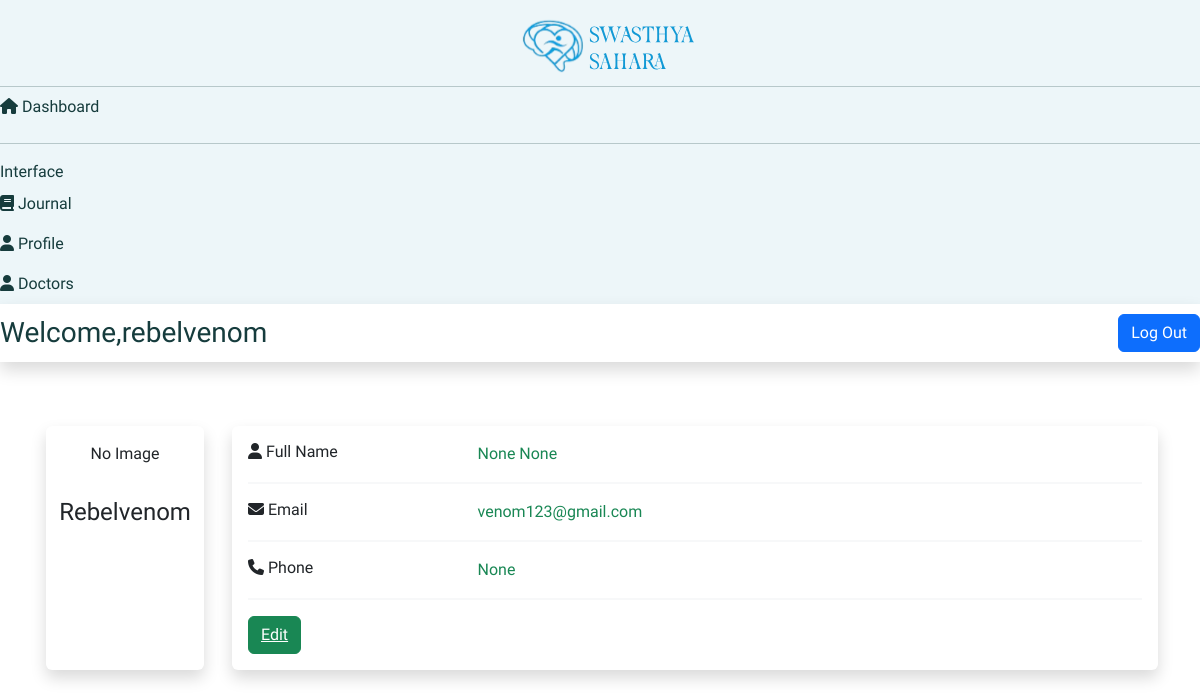
Page /accounts/profile/ (signed in) on the committed database.
### accounts/models.py (models this page shows, shortened)
class CustomUser(AbstractUser):
    first_name = models.CharField(max_length=255, blank=True, null=True)
    last_name = models.CharField(max_length=55, blank=True, null=True)
    phone = models.CharField(max_length=10, blank=True, null=True)
    image = models.ImageField(upload_to='avatars/', null=True, blank=True)

### accounts/views.py (the view, shortened to what this page needs)
# urls.py: path('profile/', ProfileView.as_view(), name='profile'),
class ProfileView(LoginRequiredMixin, TemplateView):
    template_name = "account/profile.html"
    context_object_name = 'user'

### templates/account/profile.html (shortened to what this page needs)
{% extends 'main/base_user.html' %}
{% load static %}
{% block content %}
<div class="container mt-5 mb-5">
    <div class="row">
        <div class="col-sm-2 col-md-2 d-flex p-3 gap-3">
            <div class="card shadow border-0">
                <div class="card-body">
                    <div class="d-flex flex-column align-items-center text-center">
                        {% if user.image %}
                        <img src="{{ user.image.url }}" alt="" class="rounded-circle" width="150">
                        {% else %}
                        <p>No Image</p>
                        {% endif %}
                        <div class="mt-3">
                            <h4 class="fs-4 text-dark">{{ user.username| title }}</h4>
                        </div>
                    </div>
                </div>
            </div>
        </div>
        <div class="col-sm-10 col-md-10">
            <div class="card mt-3 mb-3 shadow border-0">
                <div class="card-body">
                    <div class="row">
                        <div class="col-sm-3">
                            <h6 class="mb-0"><i class="fa-solid fa-user"></i> Full Name</h6>
                        </div>
                        <div class="col-sm-9 text-success">
                            {{ user.first_name }} {{ user.last_name }}
                        </div>
                    </div>
                    <hr class="border">
                    <div class="row">
                        <div class="col-sm-3">
                            <h6 class="mb-0"><i class="fa-solid fa-envelope"></i> Email</h6>
                        </div>
                        <div class="col-sm-9 text-success">
                            {{ user.email }}
                        </div>
                    </div>
                    <hr class="border">
                    <div class="row">
                        <div class="col-sm-3">
                            <h6 class="mb-0"><i class="fa-solid fa-phone"></i> Phone</h6>
                        </div>
                        <div class="col-sm-9 text-success">
                            {{ user.phone }}
                        </div>
                    </div>
                    <hr class="border">
                    <button class="btn btn-success"><a class="link text-white" href="{% url 'update_profile' user.id %}">Edit</a></button>
                </div>
            </div>
        </div>
    </div>
    {% endblock %}

### templates/includes/nav.html
<nav class="navbar navbar-expand navbar-light bg-white topbar mb-4 static-top shadow d-flex flex-row align-items-center justify-content-between">
    <span class="text-center fs-3" style="color: var(--primary);">Welcome,{{user.username}}</span>
    <a class="btn btn-primary" href="{% url 'account_logout'%}">Log Out</a>
</nav>

### static/css/style.css (style rules this page uses)
:root { --primary: #163c3d; --paragraph-gray: #535b53; --primary-light: #e2eddf; --dark-grey: #475467; --white: white; --catskill:#edf6f9; --default: #0c090c; --padding: attr(data-padding); --margin: attr(data-margin); }
a { text-decoration: none; }
.body-font { font-family: 'Lexend', sans-serif !important; font-weight: 400; }

### rows in the picture
CustomUser: username "rebelvenom", username "Rebelvenom", first_name "None", last_name "None", email "venom123@gmail.com", phone "None"
